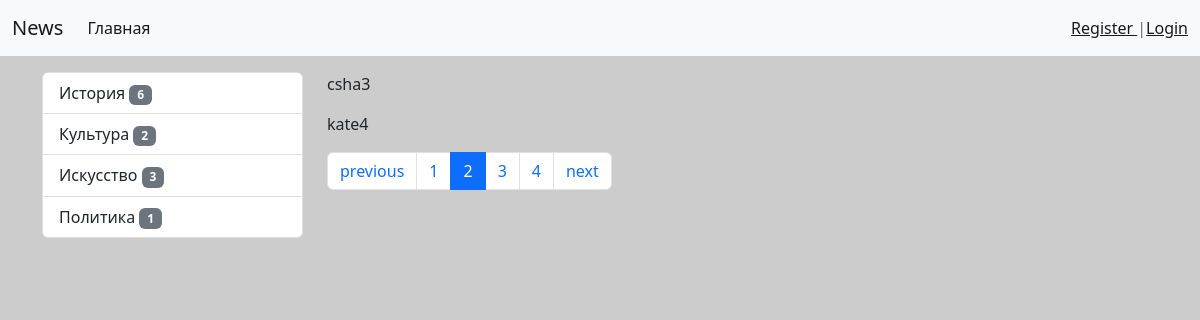
Page /test/?page=2 on the committed database.
### news/models.py (models this page shows, shortened)
class Category(models.Model):
    title=models.CharField(max_length=150,db_index=True,verbose_name='категория')
    def get_absolute_url(self):
        return reverse('category', kwargs={"category_id":self.pk})
    class Meta:
        verbose_name='Категория'
        verbose_name_plural='Категория'
        ordering = ['title']

### news/views.py (the view)
# urls.py: path('test/', test,name='test')  ,
def test(request):
    objects = ['anna1', 'johe2', 'csha3', 'kate4', 'emmi5', 'emati6', 'susa7']
    paginator = Paginator(objects, 2)
    page_num = request.GET.get('page', 1)
    page_objects = paginator.get_page(page_num)
    return render(request, 'news/test.html', {'page_obj': page_objects})

### news/templatetags/news_tags.py (called while the page is built)
@register.inclusion_tag('news/list_categories.html')
def show_categories(arg1='hello',arg2='word'):
    categories = Category.objects.annotate(cnt=Count('news',filter=F('news__is_published'))).filter(cnt__gt=0)
    return {"categories":categories, "arg1":arg1,"arg2":arg2}

### news/templates/news/test.html (shortened to what this page needs)
{% extends 'base.html' %}
{% block sidebar %}
{% include 'inc/_sidebar.html' %}
{% endblock %}
{% block content %}
{% for name in page_obj.object_list %}
<p>{{ name }}</p>
{% endfor %}
{% endblock %}

### news/templates/news/list_categories.html
<div class="list-group">
  {%for item in categories%}
  <a href="{{ item.get_absolute_url }} " class="list-group-item list-group-item-action">
    {{ item.title }} <span class="badge bg-secondary">{{ item.cnt }}</span></a>
  {%endfor%}
</div>

### sait/static/css/style.css (style rules this page uses)
body { background-color: #ccc; }

### rows in the picture
Category: title "История", cnt "6"
Category: title "Культура", cnt "2"
Category: title "Искусство", cnt "3"
Category: title "Политика", cnt "1"

### other values in the picture
{{ name }} "csha3" "kate4"
{{ p }} "1" "3" "4"
{{ p }} "2"
